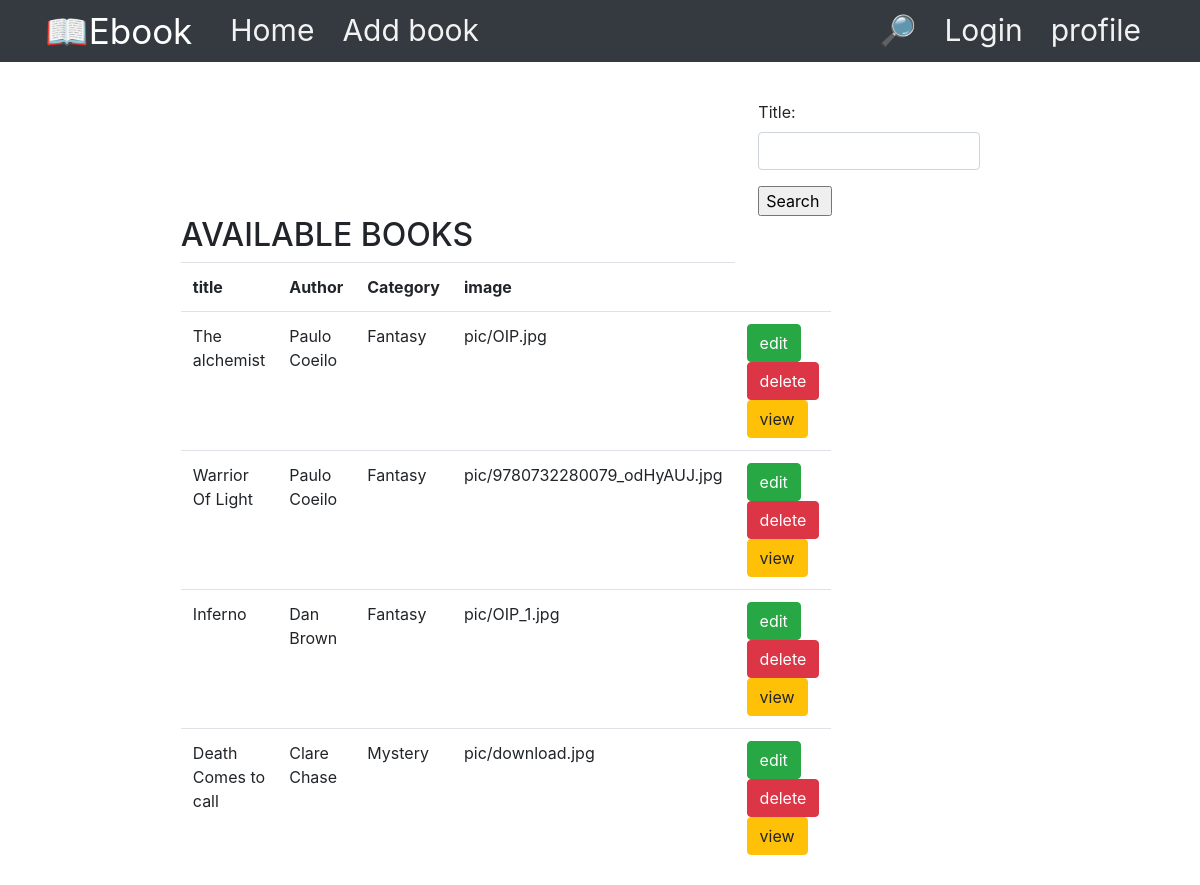
Screenshot of /getbooks (signed in) with the database file from the repository.
### ebook/models.py (models this page shows)
class Books(models.Model):
    CATEGORY = (
        ('Fantasy','Fantasy'),
        ('Literary','Literary'),
        ('Mystery','Mystery'),
        ('Non-Fiction','Non-Fiction'),
        ('Science','Science'),
        ('Fiction','Fiction'),
        ('Thriller','Thriller'),
    )
    STAR = (
        ("1", "One"),
        ("2", "Two"),
        ("3", "Three"),
        ("4", "Four"),
        ("5", "Five"),
    )
    title = models.CharField(max_length=100, null=True)
    category = models.CharField(max_length=200, choices=CATEGORY, default='')
    author = models.CharField(max_length=100, null=True)
    rating = models.CharField(max_length=200, choices=STAR, default='')
    favourites = models.BooleanField(default='')
    image = models.ImageField(upload_to='pic',blank=True)
    user = models.ForeignKey(User, on_delete=models.CASCADE, null=True)

### ebook/views.py (the view, shortened to what this page needs)
# urls.py: path("getbooks", get_books, name="search"),
def get_books(request):
    if request.user.is_authenticated:
        form = SearchForm()
        context = {}
        boks = Books.objects.all()
        context["boks"] = boks
        context["form"] = form
        return render(request, "list.html", context)
    else:
        return redirect("home")

### ebook/forms.py
class SearchForm(forms.Form):
    title=forms.CharField(max_length=50,widget=(forms.TextInput(attrs={'class':"form-control"})))

### ebook/templates/list.html (shortened to what this page needs)
{% extends "base.html" %}
{% block content %}
<div class="col-md-10">
<div class="container">
    <div class="row">
        <div class="col-4"></div>
        <div class="col-4"></div>
        <div class="col-4">
            <form action="" method="post"style="margin-left:80px;margin-top:100px">
                {{form.as_p}}
                <input  type="submit" value="Search ">
            </form>
        </div>
    </div>
    <div class="row">
        <div class="col-2"></div>
        <div class="col-8">
            <h2>AVAILABLE BOOKS</h2>
            <table class="table mt-6 ">
                <tr>
                    <th>title</th>
                    <th>Author</th>
                    <th>Category</th>
                    <th>image</th>
                </tr>
                {%if boks%}
                {%for book in boks%}
                <tr>
                    <td>{{book.title}}</td>
                    <td>{{book.author}}</td>
                    <td>{{book.category}}</td>
                    <td>{{book.image}}</td>
                <td>
                    <a class="btn btn-success ms-2" href="{%url 'change' book.id%}">edit</a>
                    <a class="btn btn-danger ms-2" href="{%url 'remove' book.id%}">delete</a>
                    <a class="btn btn-warning ms-2" href="{%url 'details' book.id%}">view</a>
                </td>
                </tr>
                {% endfor %}
                {% else %}
                <tr>
                    <td colspan="8">
                        <h3>NO Books Found</h3>
                    </td>
                </tr>
                {%endif%}
            </table>
        </div>
    </div>
</div>
</div>
{% endblock content %}

### rows the page displays
Books: title "The alchemist", author "Paulo Coeilo", category "Fantasy", image "pic/OIP.jpg"
Books: title "Warrior Of Light", author "Paulo Coeilo", category "Fantasy", image "pic/9780732280079_odHyAUJ.jpg"
Books: title "Inferno", author "Dan Brown", category "Fantasy", image "pic/OIP_1.jpg"
Books: title "Death Comes to call", author "Clare Chase", category "Mystery", image "pic/download.jpg"
